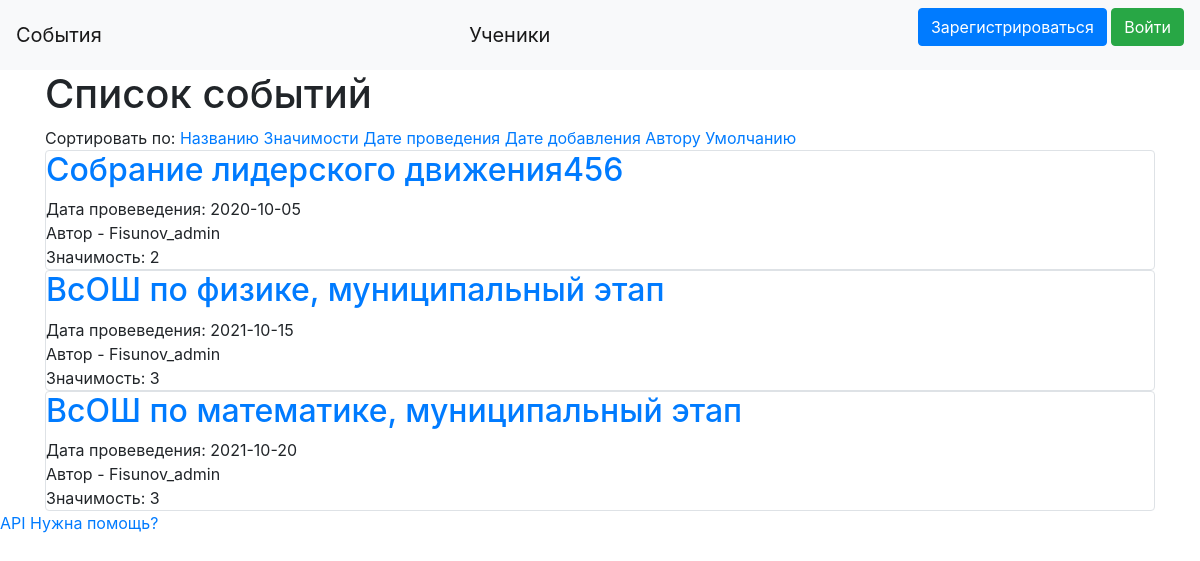
The app's page /main with its own data.
### data/events.py (models this page shows, shortened)
class Events(SqlAlchemyBase, SerializerMixin):
    __tablename__ = 'events'
    id = sqlalchemy.Column(sqlalchemy.Integer, primary_key=True, autoincrement=True)
    event_name = sqlalchemy.Column(sqlalchemy.String)
    event_date = sqlalchemy.Column(sqlalchemy.Date, default="2020-10-10")
    event_add_date = sqlalchemy.Column(sqlalchemy.DateTime, default=datetime.datetime.now)
    author_id = sqlalchemy.Column(sqlalchemy.Integer, sqlalchemy.ForeignKey("users.id"))
    author = orm.relationship('User', foreign_keys="Events.author_id", backref="events")
    value = sqlalchemy.Column(sqlalchemy.Integer, default=1)
    ids = sqlalchemy.Column(sqlalchemy.String, default="[]")
    annotation = sqlalchemy.Column(sqlalchemy.String)

### data/users.py (models this page shows, shortened)
class User(SqlAlchemyBase, UserMixin):
    __tablename__ = 'users'
    id = sqlalchemy.Column(sqlalchemy.Integer, primary_key=True, autoincrement=True)
    name = sqlalchemy.Column(sqlalchemy.String, nullable=True)
    about = sqlalchemy.Column(sqlalchemy.String, nullable=True)
    email = sqlalchemy.Column(sqlalchemy.String, index=True, unique=True, nullable=True)
    role = sqlalchemy.Column(sqlalchemy.Integer)
    hashed_password = sqlalchemy.Column(sqlalchemy.String, nullable=True)
    cart = sqlalchemy.Column(sqlalchemy.String, default="{}")
    balance = sqlalchemy.Column(sqlalchemy.Integer, default=0)
    created_date = sqlalchemy.Column(sqlalchemy.DateTime, default=datetime.datetime.now)

### main.py (the view)
@app.route("/")
@app.route("/main")
@app.route("/main/<sort_type>")
def index(sort_type="default"):
    db_sess = db_session.create_session()
    events = db_sess.query(Events)
    if sort_type == "sorted_by_name":
        events = [i for i in sorted(events, key=lambda x: x.event_name)]
    elif sort_type == "sorted_by_value":
        events = [i for i in sorted(events, key=lambda x: x.value)]
    elif sort_type == "sorted_by_event_date":
        events = [i for i in sorted(events, reverse=True, key=lambda x: x.event_date)]
    elif sort_type == "sorted_by_add_date":
        events = [i for i in sorted(events, key=lambda x: x.event_add_date)]
    elif sort_type == "sorted_by_author":
        events = [i for i in sorted(events, key=lambda x: x.author_id)]
    return render_template("index.html", events=events, title="Главная", super_admins=super_admins_ids)

### data/db_session.py (called while the page is built)
def create_session() -> Session:
    global __factory
    return __factory()

### templates/index.html (shortened to what this page needs)
{% extends "base.html" %}
{% block content %}
    <h1>Список событий</h1>
    Сортировать по: <a href="/main/sorted_by_name">Названию</a> <a href="/main/sorted_by_value">Значимости</a>
    <a href="/main/sorted_by_event_date">Дате проведения</a> <a href="/main/sorted_by_event_add_date">Дате добавления</a>
    <a href="/main/sorted_by_event_author">Автору</a> <a href="/main">Умолчанию</a>
    {% for item in events %}
        <div class="col-md6 border rounded">
            <h2><a href="/event/{{item.id}}">{{item.event_name}}</a></h2>
            <div>
                Дата провеведения: {{ item.event_date }}
            </div>
            <div>
                Автор - {{ item.author.name }}
            </div>
            <div>Значимость: {{item.value}}</div>
        </div>
    {% endfor %}
{% endblock %}

### records on screen
Events: event_name "Собрание лидерского движения456", event_date "2020-10-05", author.name "Fisunov_admin", value "2"
Events: event_name "ВсОШ по физике, муниципальный этап", event_date "2021-10-15", author.name "Fisunov_admin", value "3"
Events: event_name "ВсОШ по математике, муниципальный этап", event_date "2021-10-20", author.name "Fisunov_admin", value "3"
